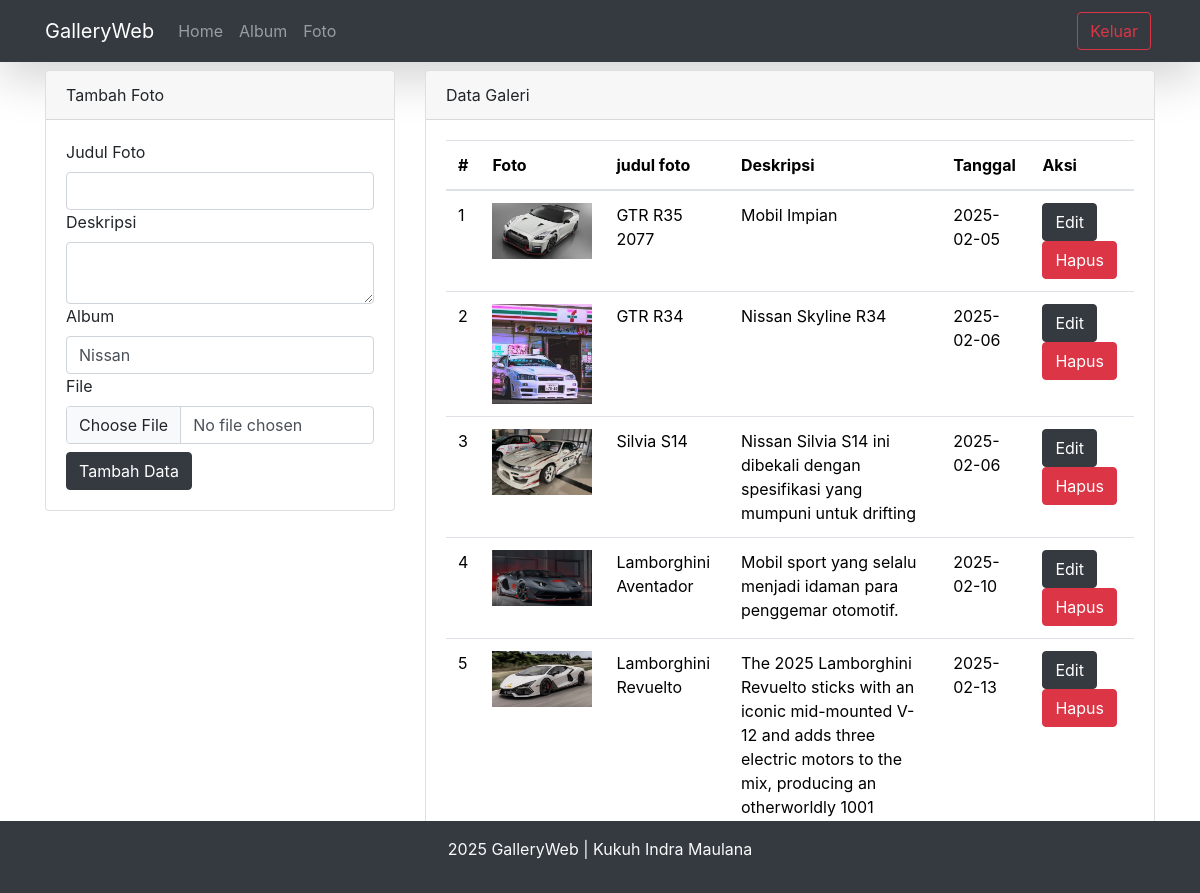
Page /home/foto.php (signed in) on the committed database.
### tables this page shows
CREATE TABLE `foto` (
  `fotoid` int NOT NULL,
  `judulfoto` varchar(255) NOT NULL,
  `deskripsifoto` text NOT NULL,
  `tanggalunggah` date NOT NULL,
  `lokasifile` varchar(255) NOT NULL,
  `albumid` int NOT NULL,
  `userid` int NOT NULL
);

### home/foto.php (the view, shortened to what this page needs)
<?php
include '../config/koneksi.php';
$userid = $_SESSION['userid'];
?>
<!DOCTYPE html>
<html lang="en">
<head>
    <link rel="stylesheet" href="../assets/css/bootstrap.min.css">
    <link rel="stylesheet" href="https://stackpath.bootstrapcdn.com/bootstrap/4.5.2/css/bootstrap.min.css">
</head>
<body>
<nav class="navbar navbar-expand-lg navbar-dark bg-dark shadow-lg">
  <div class="container">
    <a class="navbar-brand" href="index.php">GalleryWeb</a>
    <div class="collapse navbar-collapse" id="navbarNavAltMarkup">
      <div class="navbar-nav me-auto">
      <a href="home.php" class="nav-link">Home</a>
        <a href="album.php" class="nav-link">Album</a>
        <a href="foto.php" class="nav-link">Foto</a>
      </div>
      <a href="../config/aksi_logout.php" class="btn btn-outline-danger m-1">Keluar</a>
    </div>
  </div>
</nav>
<div class="container">
    <div class="row">
<div class="col-md-4">
    <div class="card mt-2">
        <div class="card-header">Tambah Foto</div>
        <div class="card-body">
            <form action="../config/aksi_foto.php" method="POST" enctype="multipart/form-data" >
            <label for="" class="form-label">Judul Foto</label>
            <input type="text" name="judulfoto" class="form-control" required>
            <label for="" class="form-label">Deskripsi</label>
            <textarea class="form-control" name="deskripsifoto" id=""></textarea>
            <label for="" class="form-label">Album</label>
            <select class="form-control" name="albumid" id="" required>
                <?php
                $sql_album = mysqli_query($koneksi, "SELECT * FROM album WHERE userid='$userid'");
                while($data_album = mysqli_fetch_array($sql_album)){ ?>
                <option value="<?php echo $data_album ['albumid'] ?> "><?php echo $data_album ['namaalbum'] ?> </option>
               <?php } ?>
            </select>
            <label for="" class="form-label">File</label>
            <input type="file" class="form-control" name="lokasifile" required>
            <button type="submit" class="btn btn-dark mt-2" name="tambah">Tambah Data</button>
            </form>
        </div>
    </div>
</div>
        <div class="col-md-8">
        <div class="card mt-2">
        <div class="card-header">Data Galeri</div>
        <div class="card-body">
            <table class="table">
                <thead>
                    <tr>
                        <th>#</th>
                        <th>Foto</th>
                        <th>judul foto</th>
                        <th>Deskripsi</th>
                        <th>Tanggal</th>
                        <th>Aksi</th>
                    </tr>
                </thead>
                <tbody>
                    <?php
                    $no = 1;
                    $userid = $_SESSION['userid'];
                    $sql = mysqli_query($koneksi,"SELECT * FROM foto WHERE userid = '$userid'" );
                    while ($data = mysqli_fetch_array($sql)){
                    ?>
                    <tr>
                        <td><?php echo $no++ ?></td>
                        <td><img src="../assets/img/<?php echo $data['lokasifile']; ?>" width="100" alt="">
                        <td><?php echo $data ['judulfoto'] ?></td>
                        <td><?php echo $data ['deskripsifoto'] ?></td>
                        <td><?php echo $data ['tanggalunggah'] ?></td>
                        <td>
                        <button type="button" class="btn btn-dark" data-bs-toggle="modal" data-bs-target="#edit<?php echo $data ['fotoid'] ?>">
                          Edit
                        </button>
                        <button type="button" class="btn btn-danger" data-bs-toggle="modal" data-bs-target="#hapus<?php echo $data ['fotoid'] ?>">
                          Hapus
                        </button>
                        </td>
                    </tr>
                    <?php
                    }
                    ?>
                </tbody>
            </table>
        </div>
        </div>
        </div>
    </div>
</div>
<footer class="text-center py-3 bg-dark text-light mt-4 fixed-bottom">
    <p>2025 GalleryWeb | Kukuh Indra Maulana</p>
</footer>
</body>
</html>

### rows in the picture
foto: lokasifile (picture), judulfoto "GTR R35 2077", deskripsifoto "Mobil Impian", tanggalunggah "2025-02-05"
foto: lokasifile (picture), judulfoto "GTR R34", deskripsifoto "Nissan Skyline R34", tanggalunggah "2025-02-06"
foto: lokasifile (picture), judulfoto "Silvia S14", deskripsifoto "Nissan Silvia S14 ini dibekali dengan spesifikasi yang mumpuni untuk drifting", tanggalunggah "2025-02-06"
foto: lokasifile (picture), judulfoto "Lamborghini Aventador", deskripsifoto "Mobil sport yang selalu menjadi idaman para penggemar otomotif.", tanggalunggah "2025-02-10"
foto: lokasifile (picture), judulfoto "Lamborghini Revuelto", deskripsifoto "The 2025 Lamborghini Revuelto sticks with an iconic mid-mounted V-12 and adds three electric motors to the mix, producing an otherworldly 1001…", tanggalunggah "2025-02-13"

### other values in the picture
form field albumid "Nissan"
